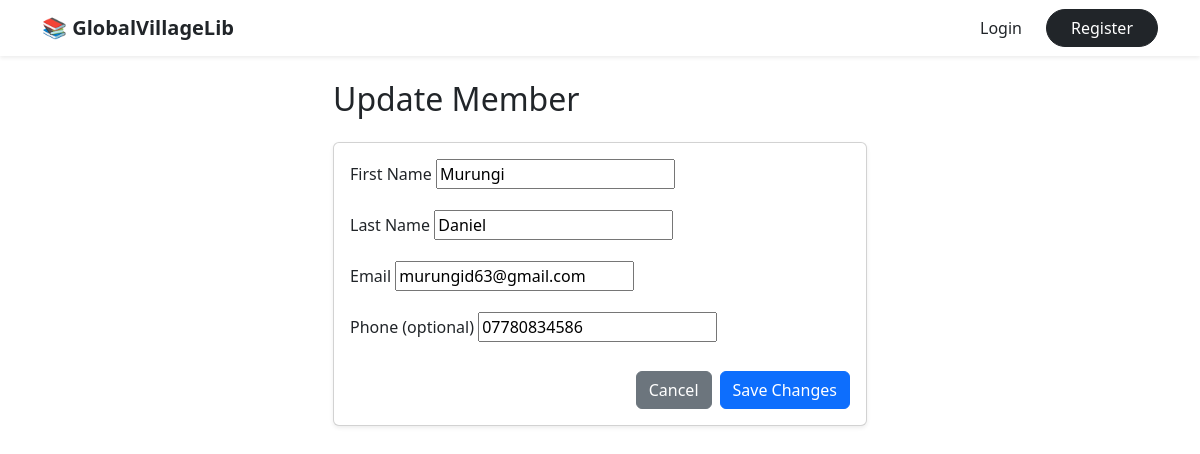
Screenshot of /books/member/3/update/ with the database file from the repository.
### books/models.py (models this page shows, shortened)
class Member(models.Model):
    first_name = models.CharField(max_length=64)
    last_name = models.CharField(max_length=64)
    email = models.EmailField(unique=True)
    phone = models.CharField(max_length=20, blank=True, null=True)

### books/views.py (the view)
# urls.py: path("member/<int:pk>/update/", views.member_update, name="member_update"),
def member_update(request, pk):
    member = get_object_or_404(Member, pk=pk)
    if request.method == "POST":
        form = MemberForm(request.POST, instance=member)
        if form.is_valid():
            form.save()
            return redirect("list_members")
    else:
        form = MemberForm(instance=member)
    return render(
        request, "books/member_update.html", {"form": form, "title": "Update Member"}
    )

### books/forms.py
class MemberForm(forms.ModelForm):
    class Meta:
        model = Member
        fields = ["first_name", "last_name", "email", "phone"]
        widgets = {
            "first_name": forms.TextInput(attrs={"placeholder": "Enter first name"}),
            "last_name": forms.TextInput(attrs={"placeholder": "Enter last name"}),
            "email": forms.EmailInput(attrs={"placeholder": "muru****@gmail.com"}),
        }

### books/templates/books/member_update.html (shortened to what this page needs)
{% extends "users/base.html" %}
{% block content %}
<div class="container mt-4">
    <div class="row justify-content-center">
        <div class="col-md-8 col-lg-6">
            <h2 class="mb-4">{{ title }}</h2>
            <div class="card shadow-sm">
                <div class="card-body">
                    <form method="post" novalidate>
                        <div class="mb-3">
                            <label for="{{ form.first_name.id_for_label }}" class="form-label">First Name</label>
                            {{ form.first_name }}
                        </div>
                        <div class="mb-3">
                            <label for="{{ form.last_name.id_for_label }}" class="form-label">Last Name</label>
                            {{ form.last_name }}
                        </div>
                        <div class="mb-3">
                            <label for="{{ form.email.id_for_label }}" class="form-label">Email</label>
                            {{ form.email }}
                        </div>
                        <div class="mb-3">
                            <label for="{{ form.phone.id_for_label }}" class="form-label">Phone (optional)</label>
                            {{ form.phone }}
                        </div>
                        <div class="d-grid gap-2 d-md-flex justify-content-md-end mt-4">
                            <a href="{% url 'list_members' %}" class="btn btn-secondary">Cancel</a>
                            <button type="submit" class="btn btn-primary">Save Changes</button>
                        </div>
                    </form>
                </div>
            </div>
        </div>
    </div>
</div>
{% endblock %}

### rows the page displays
Member: first_name "Murungi", last_name "Daniel", email "murungid63@gmail.com", phone "07780834586"

### other values shown
{{ title }} "Update Member"
